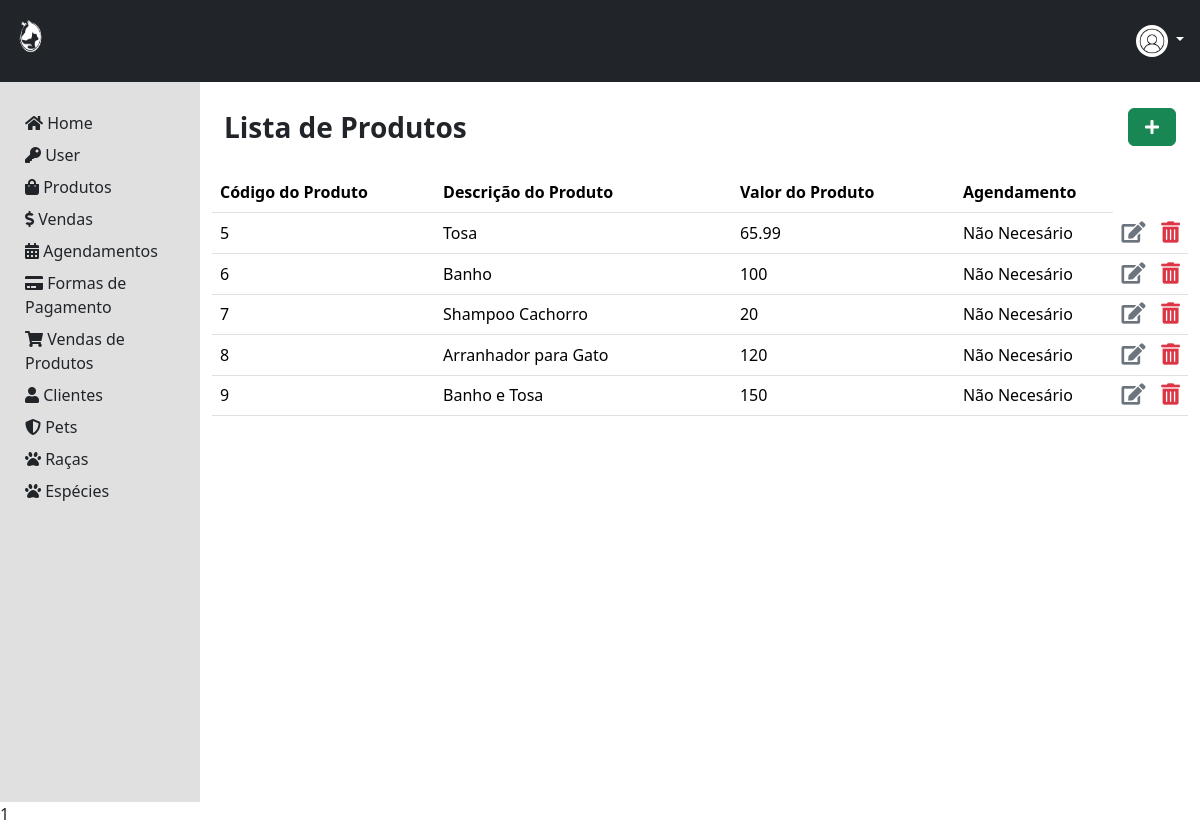
Page /area-admin/user/produtos.php on the committed database.
### tables this page shows
CREATE TABLE `tbproduto` (
  `codProduto` int(11) NOT NULL,
  `descProduto` varchar(50) NOT NULL,
  `valorProduto` float NOT NULL,
  `agendamentoProduto` char(3) DEFAULT NULL,
  `imgProduto` varchar(50) NOT NULL
);

### dao/ProdutoDao.php (called while the page is built, shortened)
<?php
    class ProdutoDao {
        public static function selectAll () {
            $conexao = Conexao::conectar();
            $query = "SELECT * FROM tbproduto";
            $stmt = $conexao->prepare($query);
            $stmt->execute();
            return $stmt->fetchAll();
        }
    }
?>

### area-admin/user/produtos.php (the view, shortened to what this page needs)
<?php
  require_once '../../dao/ProdutoDao.php';
  $produtos = ProdutoDao::selectAll();
?>
<!DOCTYPE html>
<html lang="pt-br">
<head>
  <link href="https://cdn.jsdelivr.net/npm/bootstrap@5.3.2/dist/css/bootstrap.min.css" rel="stylesheet">
  <link rel="stylesheet" href="https://use.fontawesome.com/releases/v5.3.1/css/all.css">
  <link rel="stylesheet" href="css/style.css">
</head>
<body style="justify-content: center; align-items: center; height: 100vh ">
  <?php
      include('./../../componentes/header-adm.php');
  ?>
  <div class="container-fluid" style="height: 90vh">
    <div class="row h-100">
      <?php
      include('./../../componentes/menu-adm.php');
      ?>
      <div class="col-md-10  p-4 borber">
        <div class="row align-items-center mb-4">
          <div class="col fs-3 fw-semibold">
            Lista de Produtos
          </div>
          <div class="col text-end ">
            <a class="btn btn-success px-3" role="button" aria-disabled="true" href="register-produtos.php"><i
                class="fas fa-plus" aria-hidden="true"></i></a>
          </div>
        </div>
        <div class=" row">
          <table class="table table-hover">
            <thead>
              <tr>
                <th class="col-md-3">Código do Produto</th>
                <th class="col-md-4">Descrição do Produto </th>
                <th class="col-md-3">Valor do Produto</th>
                <th class="col-md-2">Agendamento</th>
              </tr>
              <?php foreach($produtos as $produto) { ?>
              <tr>
                <td><?=$produto[0]?></td>
                <td><?=$produto[1]?></td>
                <td><?=$produto[2]?></td>
                <td>Não Necesário</td>
                <td class="text-center">
                  <form action="process.php" method="POST">
                    <button type="submit" class="dropdown-item" ><i
                        class="fas fa-edit fa-lg text-secondary"></i>
                    </button>
                  </form>
                </td>
                <td class="text-center ">
                  <a class="dropdown-item" onclick="modalRemover(<?=$produto[0]?>,'idDeletar')">
                    <i class="fas fa-trash-alt fa-lg text-danger"></i>
                  </a>
                </td>
              <tr>
              <?php } ?>
            </thead>
          </table>
        </div>
      </div>
    </div>
  </div>
  <?= require './../../componentes/modal.php'?>
</body>
</html>

### css/style.css (style rules this page uses)
a { position: relative; text-decoration: none; }

### rows in the picture
tbproduto: codProduto "5", descProduto "Tosa", valorProduto "65.99"
tbproduto: codProduto "6", descProduto "Banho", valorProduto "100"
tbproduto: codProduto "7", descProduto "Shampoo Cachorro", valorProduto "20"
tbproduto: codProduto "8", descProduto "Arranhador para Gato", valorProduto "120"
tbproduto: codProduto "9", descProduto "Banho e Tosa", valorProduto "150"

### other values in the picture
require './../../componentes/modal.php' "1"
